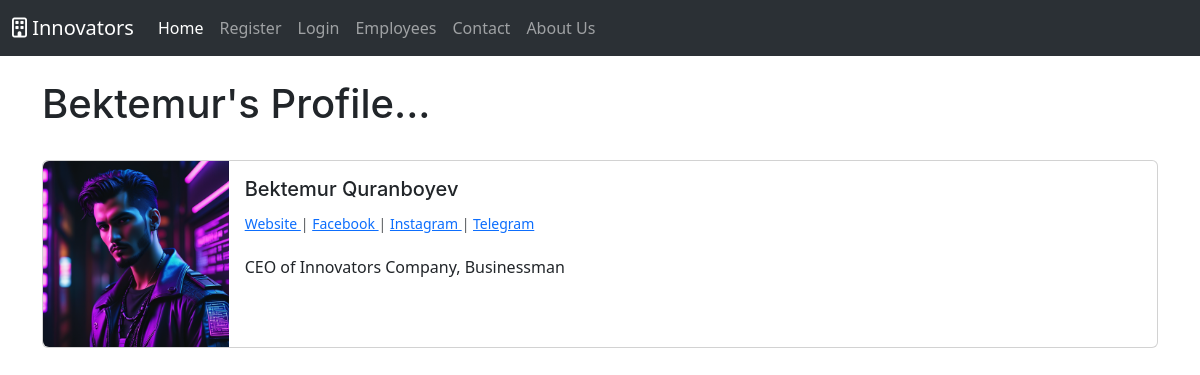
/members1/profile/, run on the app's committed database.
### theblog/models.py (models this page shows, shortened)
class Profile(models.Model):
     user = models.OneToOneField(User, null=True, on_delete=models.CASCADE)
     bio = models.TextField()
     profile_pic = models.ImageField(null=True, blank=True, upload_to="images/profile")
     website_url = models.CharField(max_length=255, null=True, blank=True)
     facebook_url = models.CharField(max_length=255, null=True, blank=True)
     instagram_url = models.CharField(max_length=255, null=True, blank=True)
     telegram_url = models.CharField(max_length=255, null=True, blank=True)

### members/views.py (the view)
# urls.py: path('<int:pk>/profile/', ShowProfilePageView.as_view(), name='show_profile_page'),
class ShowProfilePageView(DetailView):
   model = Profile
   template_name = 'registration/user_profile.html'
   def get_context_data(self, *args, **kwargs):
    users = Profile.objects.all()
    context = super(ShowProfilePageView, self).get_context_data(*args, **kwargs)
    page_user = get_object_or_404(Profile, id=self.kwargs['pk'])
    context["page_user"] = page_user
    return context

### members/templates/registration/user_profile.html
{% extends 'base.html' %}
{% load static %}
{% block content %}
<h1>{{ page_user.user.first_name}}'s Profile...</h1>
<br>
  <div class="card mb-3">
    <div class="row g-0">
      <div class="col-md-2">
        {% if page_user.profile_pic %}
        <img src="{{ page_user.profile_pic.url }}" class="img-fluid rounded-start">
        {% else %}
        <img src="{% static 'theblog/images/defualt_profile_pic.png'  %}" class="img-fluid rounded-start">
        {% endif %}
      </div>
      <div class="col-md-10">
        <div class="card-body">
          <h5 class="card-title">
            {{ page_user.user.first_name}}
            {{ page_user.user.last_name}}
          </h5>
          <p class="card-text"><small class="text-body-secondary">
            {% if page_user.website_url %}
              <a href="{{ page_user.website_url}}"> Website </a>
              {% endif %}
              {% if page_user.facebook_url %}
             | <a href="{{ page_user.facebook_url}}"> Facebook </a>
              {% endif %}
              {% if page_user.instagram_url %}
             | <a href="{{ page_user.instagram_url}}"> Instagram </a>
              {% endif %}
              {% if page_user.telegram_url %}
             | <a href="{{ page_user.telegram_url}}"> Telegram </a>
              {% endif %}
            </small></p>
          <p class="card-text">{{ page_user.bio}}</p>
        </div>
      </div>
    </div>
  </div>
{% endblock %}

### data on the page
Profile: user.first_name "Bektemur", profile_pic (picture), user.last_name "Quranboyev", bio "CEO of Innovators Company, Businessman"
